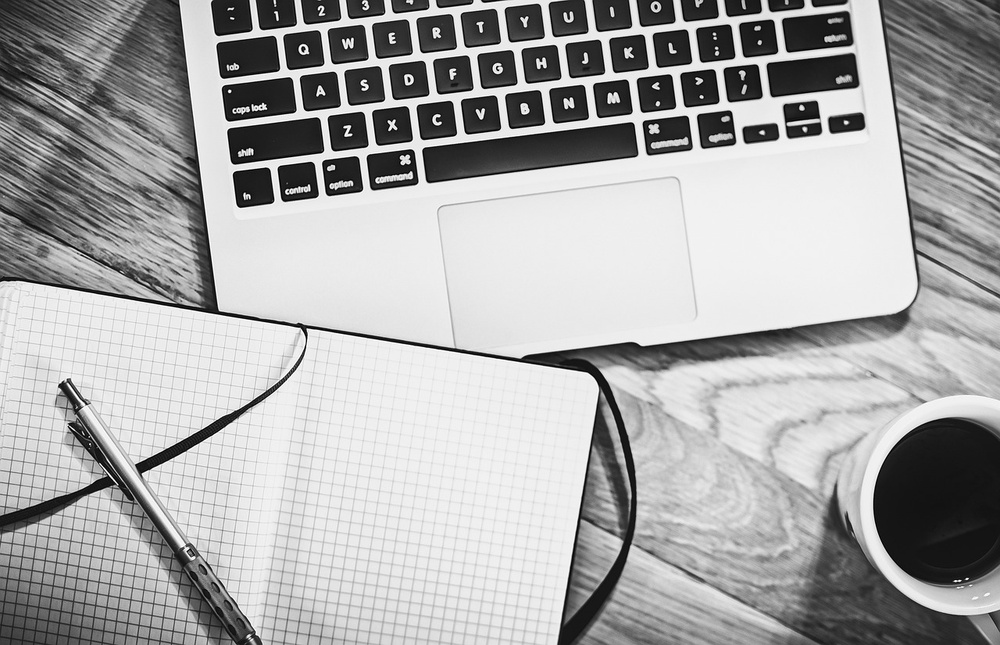
#> input picture 3.Image Segmentation/Contours/Image Used/computer.jpg, 1000 x 645 px, shrunk from 1280 x 825 before the run, found by its file name
$ python Contours.py
#> lines starting #> are read from the running program, lines starting #| are printed output that depends on the picture; after the words box and inside, x2 and y2 are one past the last pixel; in counts of white or black regions, pixels touching at a corner belong together
#!/usr/bin/env python
# coding: utf-8

# In[1]:


import cv2
import numpy as np
import matplotlib.pyplot as plt


# In[6]:


image = cv2.imread(r'C:\Users\DELL\Desktop\python project\open cv2\prac 7\computer.jpg')
#> image is the input picture: shape (645, 1000, 3); min 0, max 255, mean 168.6
plt.imshow(cv2.cvtColor(image, cv2.COLOR_BGR2RGB))
plt.title('Computer Image')
plt.show()


# # Canny Edge :

# Canny edge detection is a popular image processing technique used to detect edges in digital images. It has become a standard algorithm for edge detection due to its effectiveness and robustness.The main idea behind the Canny edge detection algorithm is to find areas in the image with rapid intensity changes, which are likely to correspond to edges.

# In[7]:


gray = cv2.cvtColor(image, cv2.COLOR_BGR2GRAY)

edge = cv2.Canny(gray, 30, 200)
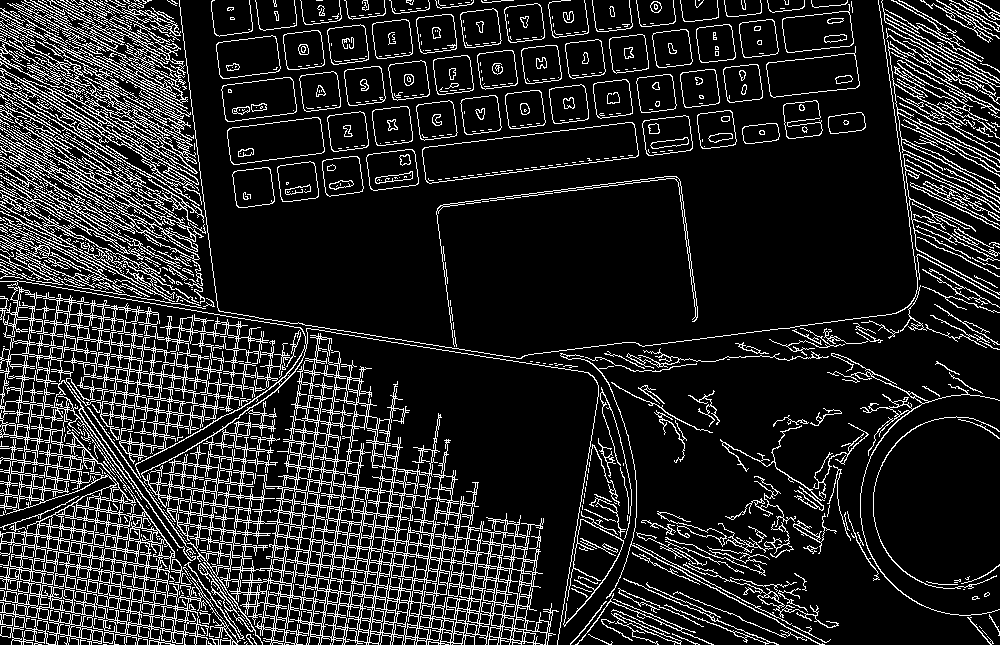
#> edge: shape (645, 1000); 14.4% white in thin lines or dots
plt.imshow(cv2.cvtColor(edge, cv2.COLOR_BGR2RGB))
plt.title('Canny Edge')
cv2.imwrite('canny_edge.png', edge)


# # Contours :

# Contours are the continuous curves or outlines that represent the boundaries of objects or shapes in an image. They are an essential concept in image processing and computer vision and are often used for object detection, recognition, and shape analysis.There are various methods to extract contours from an image, and one common approach is to use edge detection algorithms, like the Canny edge detection mentioned earlier, to find the edges of objects. Once edges are detected, the contours are determined by connecting the adjacent edge points.

# In[8]:


contour, hierary = cv2.findContours(edge.copy(), cv2.RETR_LIST, cv2.CHAIN_APPROX_SIMPLE)
#> contour = 3428 contours, 2522 with area under 20; largest, box (x1, y1, x2, y2) and area: (0, 280, 599, 645) 106126, (422, 122, 639, 184) 7580, (422, 122, 639, 184) 7572, (227, 117, 325, 165) 3410, (227, 117, 325, 165) 3401
print("Contour : " +str(len(contour)))
#| Contour : 3428


# In[9]:


cv2.drawContours(image, contour, -1, (0, 0, 255), 3)
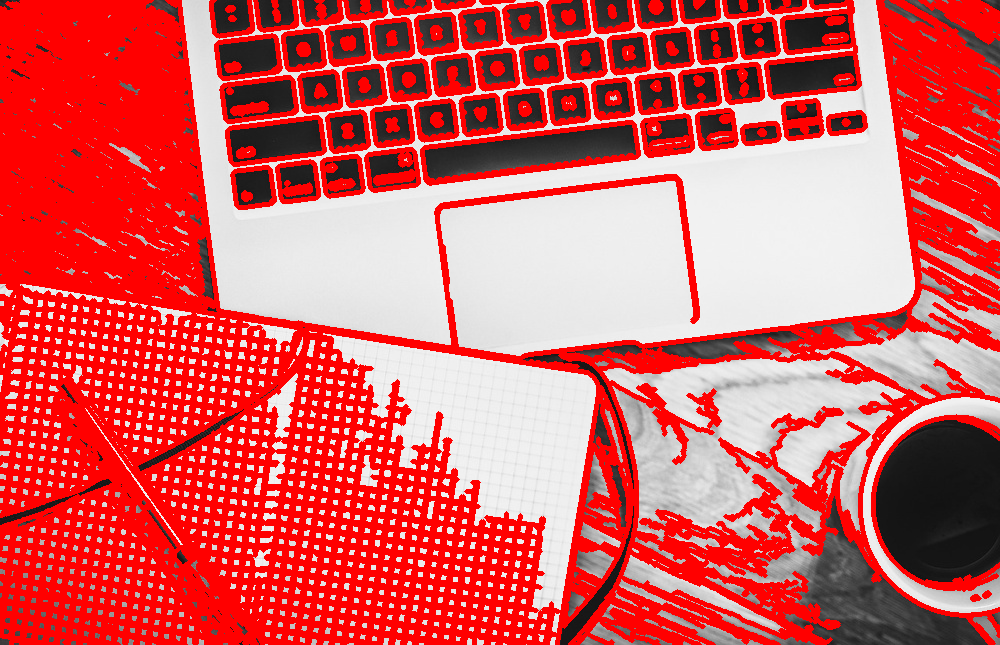
#> image: shape (645, 1000, 3); mean B, G, R 92.9, 92.9, 215
plt.imshow(cv2.cvtColor(image, cv2.COLOR_BGR2RGB))
plt.title('Contour Image')
cv2.imwrite("contour_image.png", image)


# In[ ]:
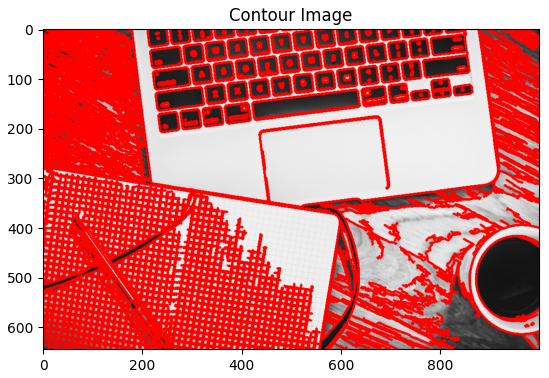
#> figure drawn by matplotlib, 1 panel
